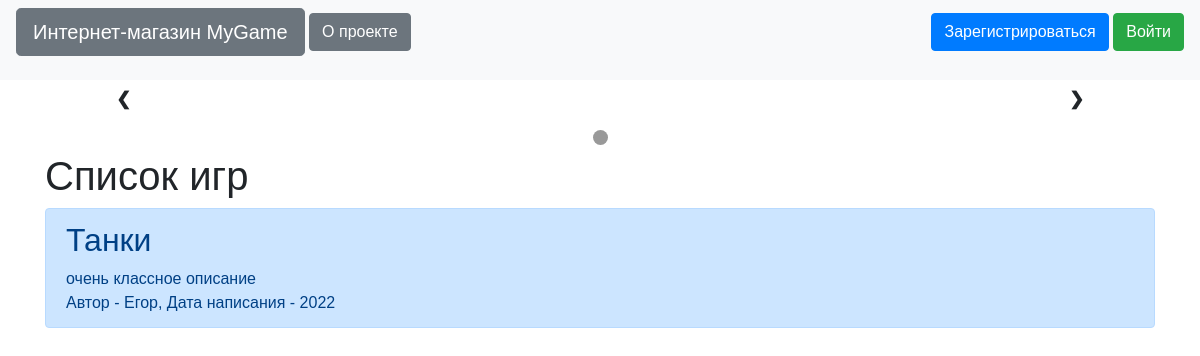
Before: / with the older database file.
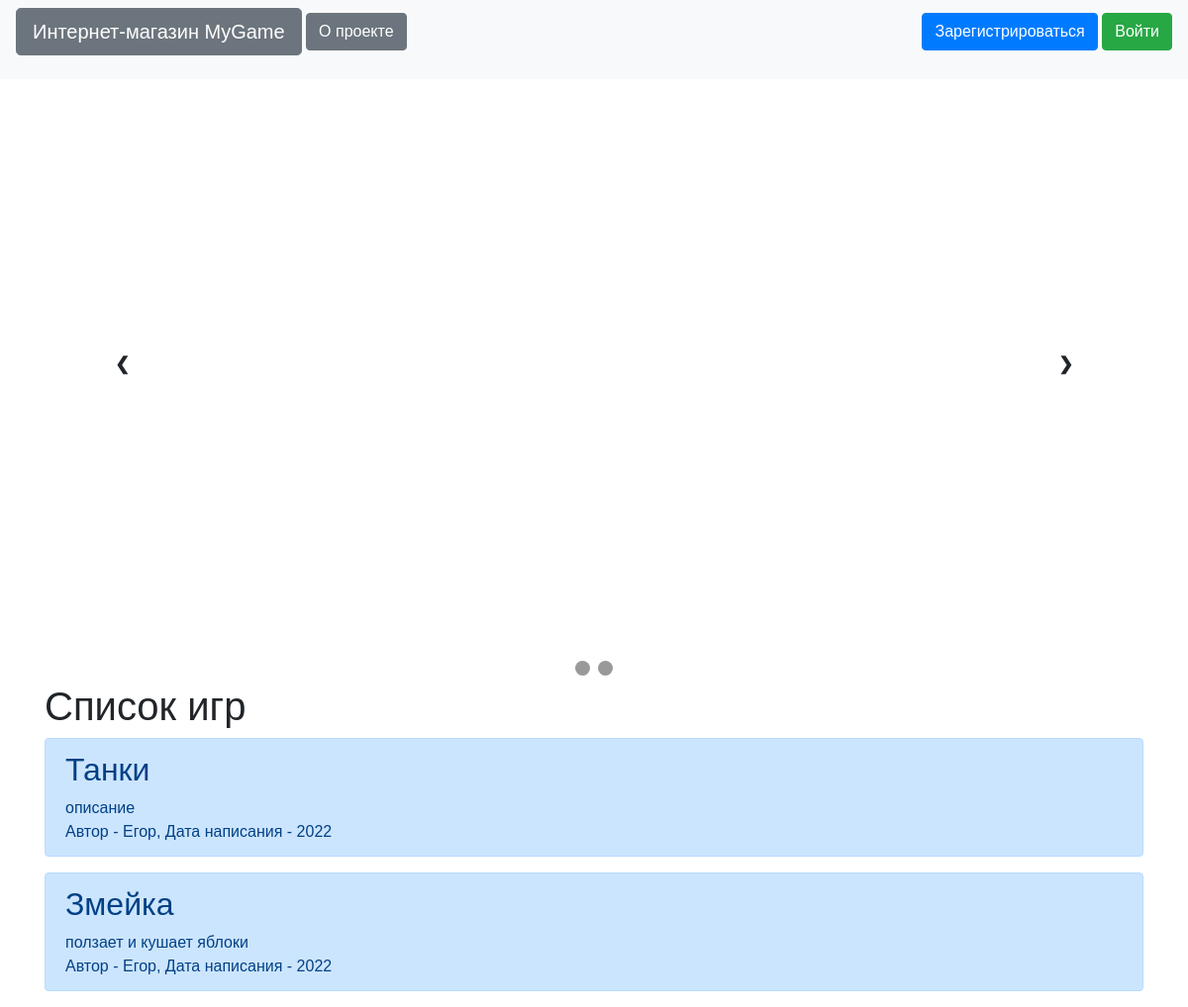
After: the same page with the newer database file.
### data/games.py (models this page shows)
class Games(SqlAlchemyBase):
    __tablename__ = 'games'
    id = sqlalchemy.Column(sqlalchemy.Integer,
                           primary_key=True, autoincrement=True)
    title = sqlalchemy.Column(sqlalchemy.String, nullable=True)
    picture = sqlalchemy.Column(sqlalchemy.String, nullable=True)
    genre = sqlalchemy.Column(sqlalchemy.String, nullable=True)
    content = sqlalchemy.Column(sqlalchemy.String, nullable=True)
    added_date = sqlalchemy.Column(sqlalchemy.DateTime,
                                   default=datetime.datetime.now, nullable=True)
    created_date = sqlalchemy.Column(sqlalchemy.Integer)
    platform = sqlalchemy.Column(sqlalchemy.String, nullable=True)
    user_id = sqlalchemy.Column(sqlalchemy.Integer,
                                sqlalchemy.ForeignKey("users.id"))
    user = orm.relation('User')
    def __repr__(self):
        return self.title

### data/users.py (models this page shows, shortened)
class User(SqlAlchemyBase, UserMixin):
    __tablename__ = 'users'
    id = sqlalchemy.Column(sqlalchemy.Integer,
                           primary_key=True, autoincrement=True)
    name = sqlalchemy.Column(sqlalchemy.String, nullable=True)
    type_of_user = sqlalchemy.Column(sqlalchemy.Integer,
                                sqlalchemy.ForeignKey("types_of_users.id"))
    email = sqlalchemy.Column(sqlalchemy.String,
                              index=True, unique=True, nullable=True)
    hashed_password = sqlalchemy.Column(sqlalchemy.String, nullable=True)
    created_date = sqlalchemy.Column(sqlalchemy.DateTime,
                                     default=datetime.datetime.now)
    games = orm.relation("Games", back_populates='user')

### main.py (the view)
@app.route("/")
def index():
    db_sess = db_session.create_session()
    if current_user.is_authenticated:
        games = db_sess.query(Games).all()
    else:
        games = db_sess.query(Games).all()
    print(games)
    return render_template("index.html", games=games)

### data/db_session.py (called while the page is built)
def create_session() -> Session:
    global __factory
    return __factory()

### templates/index.html (shortened to what this page needs)
{% extends "base.html" %}
{% block content %}
  <head>
  </head>
    <div class="slideshow-container">
      <a class="prev" onclick="plusSlides(-1)">&#10094;</a>
      <a class="next" onclick="plusSlides(1)">&#10095;</a>
    </div>
    <br>
    <div style="text-align:center">
        {% for item in games %}
            <span class="dot" onclick="currentSlide(2)"></span>
        {% endfor %}
    </div>
  <h1>Список игр</h1>
{% for item in games%}
<div class="alert alert-primary" role="alert" onclick="location.href='/games/{{ item.title }}';">
    <h2>{{item.title}}</h2>
    <div>
        {{item.content}}
    </div>
    <div>
        Автор - {{item.user.name}}, Дата написания - {{item.created_date}}
    </div>
</div>
{% endfor %}
{% endblock %}

### templates/base.html (shortened to what this page needs)
<!doctype html>
<html lang="en">
<head>
    <link rel="stylesheet"
          href="https://stackpath.bootstrapcdn.com/bootstrap/4.4.1/css/bootstrap.min.css"
>
</head>
<body>
<header>
    <nav class="navbar navbar-light bg-light">
        <p>
            <a href="/" class="btn btn-lg btn-secondary">Интернет-магазин MyGame</a>
            <a href="/about_us" class="btn btn-secondary">О проекте</a>
        </p>
        {% if current_user.is_authenticated %}
        <p>
        <a href="games" class="btn btn-secondary">Добавить игру</a>
        <a class="navbar-brand" href="/logout">{{ current_user.name }}</a>
        </p>
{% else %}
    <p>
        <a class="btn btn-primary " href="/register">Зарегистрироваться</a>
        <a class="btn btn-success" href="/login">Войти</a>
    </p>
{% endif %}
    </nav>
</header>
<main role="main" class="container">
    {% block content %}{% endblock %}
</main>
</body>
</html>

### templates/index.html (style rules this page uses)
* { box-sizing: border-box }
body { font-family: Verdana, sans-serif; margin:0 }
.slideshow-container { max-width: 1000px; position: relative; margin: auto; }
.prev, .next { cursor: pointer; position: absolute; top: 50%; width: auto; padding: 16px; margin-top: -22px; color: white; font-weight: bold; font-size: 18px; transition: 0.6s ease; border-radius: 0 3px 3px 0; user-select: none; }
.next { right: 0; border-radius: 3px 0 0 3px; }
.dot { cursor: pointer; height: 15px; width: 15px; margin: 0 2px; background-color: #999999; border-radius: 50%; display: inline-block; transition: background-color 0.6s ease; }

Changed rows visible on the page:
changed Games "Танки": content "очень классное описание" → "описание"
added Games: title "Змейка", content "ползает и кушает яблоки", user.name "Егор", created_date "2022"
